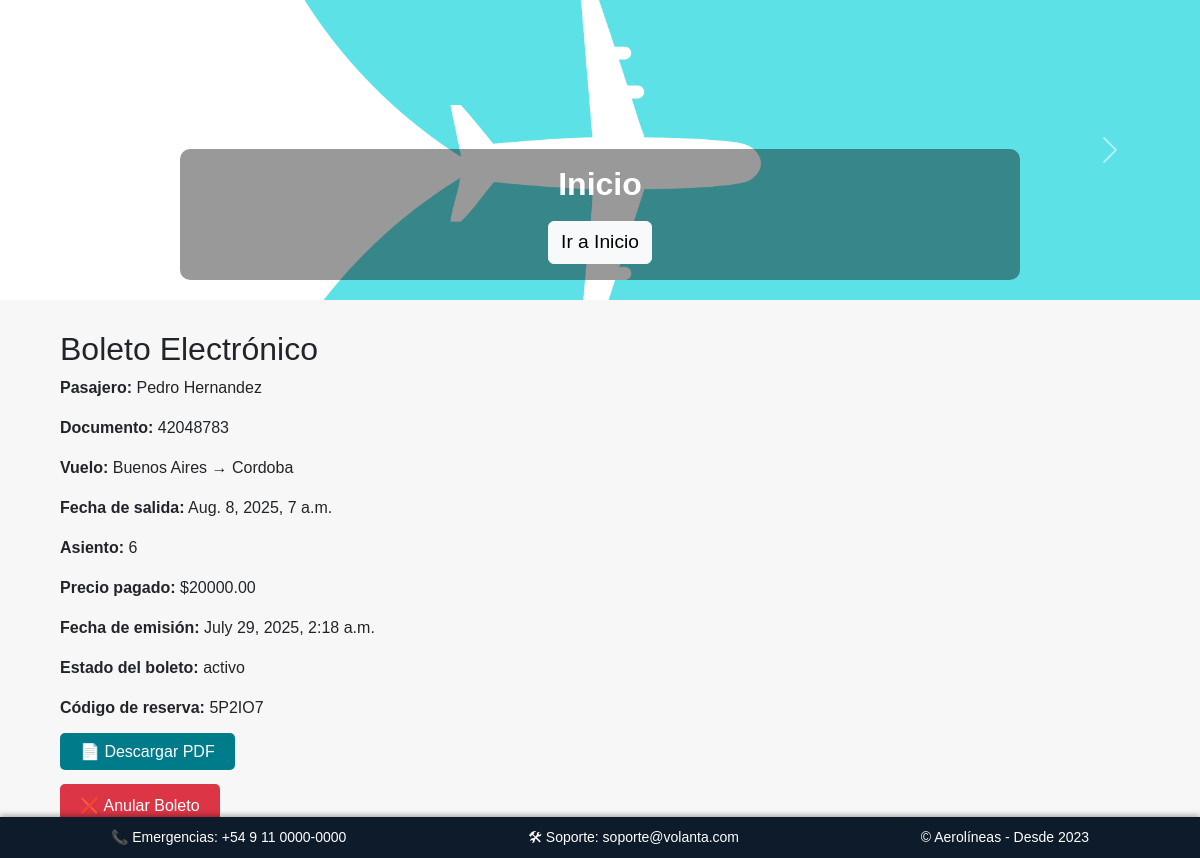
Page /boleto/1/ on the committed database.
### gestion/models.py (models this page shows, shortened)
class Reserva(models.Model):
    ESTADO = [
        ('pendiente', 'Pendiente'),
        ('confirmada', 'Confirmada'),
        ('cancelada', 'Cancelada')
    ]
    vuelo = models.ForeignKey(Vuelo, on_delete=models.CASCADE)
    pasajero = models.ForeignKey(Pasajero, on_delete=models.CASCADE)
    asiento = models.OneToOneField(Asiento, on_delete=models.CASCADE)
    estado = models.CharField(max_length=20, choices=ESTADO, default='pendiente')
    fecha_reserva = models.DateTimeField(auto_now_add=True)
    precio = models.DecimalField(max_digits=10, decimal_places=2)
    codigo_reserva = models.CharField(max_length=12, unique=True, blank=True, editable=False)
    class Meta:
        constraints = [
            models.UniqueConstraint(fields=['pasajero', 'vuelo'], name='reserva_unica_por_pasajero_y_vuelo')
        ]

class Pasajero(models.Model):
    TIPO_DOC = [('DNI', 'DNI'), ('Pasaporte', 'Pasaporte')]
    nombre = models.CharField(max_length=100)
    documento = models.CharField(max_length=50, unique=True)
    email = models.EmailField()
    telefono = models.CharField(max_length=20)
    fecha_nacimiento = models.DateField()
    tipo_documento = models.CharField(max_length=20, choices=TIPO_DOC)

class Vuelo(models.Model):
    ESTADOS = [
        ('programado', 'Programado'),
        ('cancelado', 'Cancelado'),
        ('finalizado', 'Finalizado')
    ]
    avion = models.ForeignKey(Avion, on_delete=models.CASCADE)
    origen = models.CharField(max_length=100)
    destino = models.CharField(max_length=100)
    fecha_salida = models.DateTimeField()
    fecha_llegada = models.DateTimeField()
    duracion = models.DurationField()
    estado = models.CharField(max_length=20, choices=ESTADOS)
    precio_base = models.DecimalField(max_digits=10, decimal_places=2)
    usuarios = models.ManyToManyField(User, blank=True)

class Asiento(models.Model):
    TIPOS = [('economy', 'Economy'), ('premium', 'Premium')]
    ESTADO = [('disponible', 'Disponible'), ('reservado', 'Reservado'), ('ocupado', 'Ocupado')]
    avion = models.ForeignKey(Avion, on_delete=models.CASCADE)
    numero = models.CharField(max_length=10)
    fila = models.IntegerField()
    columna = models.CharField(max_length=5)
    tipo = models.CharField(max_length=20, choices=TIPOS)
    estado = models.CharField(max_length=20, choices=ESTADO)

class Boleto(models.Model):
    ESTADO = [
        ('activo', 'Activo'),
        ('usado', 'Usado'),
        ('anulado', 'Anulado')
    ]
    reserva = models.OneToOneField(Reserva, on_delete=models.CASCADE)
    codigo_barra = models.CharField(max_length=30)
    fecha_emision = models.DateTimeField(auto_now_add=True)
    estado = models.CharField(max_length=20, choices=ESTADO, default='activo')

### gestion/views.py (the view)
# urls.py: path('boleto/<int:reserva_id>/', views.ver_boleto, name='ver_boleto'),
def ver_boleto(request, reserva_id):
    reserva = get_object_or_404(Reserva, id=reserva_id)
    boleto = reserva.boleto
    return render(request, 'gestion/boleto.html', {'reserva': reserva, 'boleto': boleto})

### gestion/templates/gestion/boleto.html (shortened to what this page needs)
{% extends 'gestion/base.html' %}
{% block content %}
<h2>Boleto Electrónico</h2>
<div class="info">
    <p><strong>Pasajero:</strong> {{ reserva.pasajero.nombre }}</p>
    <p><strong>Documento:</strong> {{ reserva.pasajero.documento }}</p>
    <p><strong>Vuelo:</strong> {{ reserva.vuelo.origen }} → {{ reserva.vuelo.destino }}</p>
    <p><strong>Fecha de salida:</strong> {{ reserva.vuelo.fecha_salida }}</p>
    <p><strong>Asiento:</strong> {{ reserva.asiento.numero }}</p>
    <p><strong>Precio pagado:</strong> ${{ reserva.precio }}</p>
    <p><strong>Fecha de emisión:</strong> {{ boleto.fecha_emision }}</p>
    <p><strong>Estado del boleto:</strong> {{ boleto.estado }}</p>
    <p><strong>Código de reserva:</strong> {{ reserva.codigo_reserva }}</p>
</div>
<div class="boton" style="margin-top: 20px;">
    <a href="{% url 'boleto_pdf' reserva.id %}" style="background-color: #007b8a; color: white; padding: 10px 20px; text-decoration: none; border-radius: 5px;">
        📄 Descargar PDF
    </a>
</div>
<div style="margin-top: 20px;">
{% if boleto.estado != 'anulado' %}
    <form action="{% url 'anular_boleto' boleto.id %}" method="post">
        <button type="submit" style="background-color: #dc3545; color: white; padding: 10px 20px; border: none; border-radius: 5px;">
            ❌ Anular Boleto
        </button>
    </form>
{% else %}
    <p style="color: red; font-weight: bold;">🚫 Este boleto ya fue anulado.</p>
{% endif %}
</div>
{% endblock %}

### rows in the picture
Reserva: pasajero.nombre "Pedro Hernandez", pasajero.documento "42048783", vuelo.origen "Buenos Aires", vuelo.destino "Cordoba", vuelo.fecha_salida "Aug. 8, 2025, 7 a.m.", asiento.numero "6", precio "20000.00", codigo_reserva "5P2IO7"
Boleto: fecha_emision "July 29, 2025, 2:18 a.m.", estado "activo"
